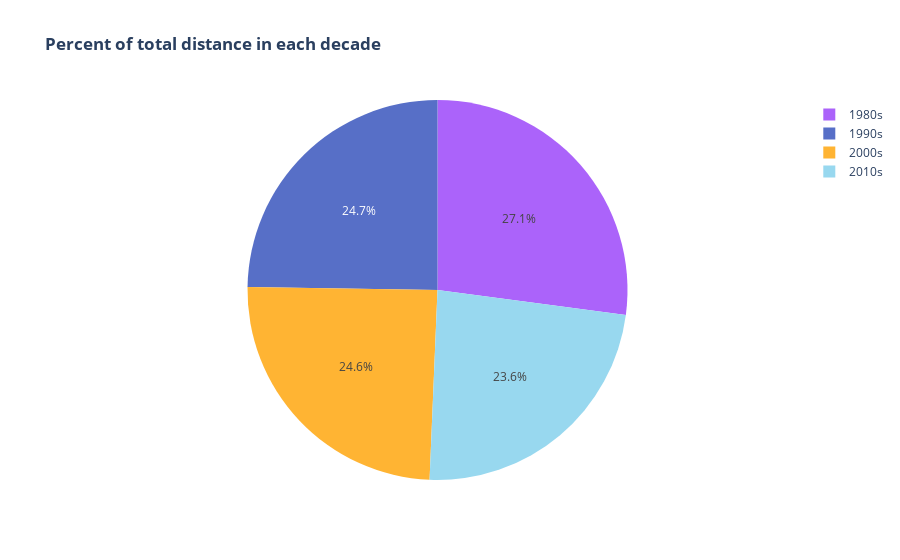

The notebook cell this image was saved under:
### Code cell
fig=px.pie(names=mean_df['decades'],
       values=mean_df['means'],
       title='<b>Percent of total distance in each decade',
       color=mean_df['decades'],
       color_discrete_map={'1990s':'#576fc7','2000s':'#ffb433','2010s':'#98d8ef'},
       hover_name=mean_df['decades'])
fig.show()

### Figure 1 — Plotly figure (JSON) as saved in the notebook; plotly's stock layout.template omitted (floating-point values rounded to 4 significant figures)
{"data": [{"customdata": [["1980s"], ["1990s"], ["2000s"], ["2010s"]], "domain": {"x": [0, 1], "y": [0, 1]}, "hovertemplate": "<b>%{hovertext}</b><br><br>label=%{label}<br>value=%{value}<br>color=%{customdata[0]}<extra></extra>", "hovertext": ["1980s", "1990s", "2000s", "2010s"], "labels": ["1980s", "1990s", "2000s", "2010s"], "legendgroup": "", "marker": {"colors": ["#ab63fa", "#576fc7", "#ffb433", "#98d8ef"]}, "name": "", "showlegend": true, "type": "pie", "values": [84.19, 76.88, 76.44, 73.26]}], "layout": {"legend": {"tracegroupgap": 0}, "title": {"text": "<b>Percent of total distance in each decade"}}}
